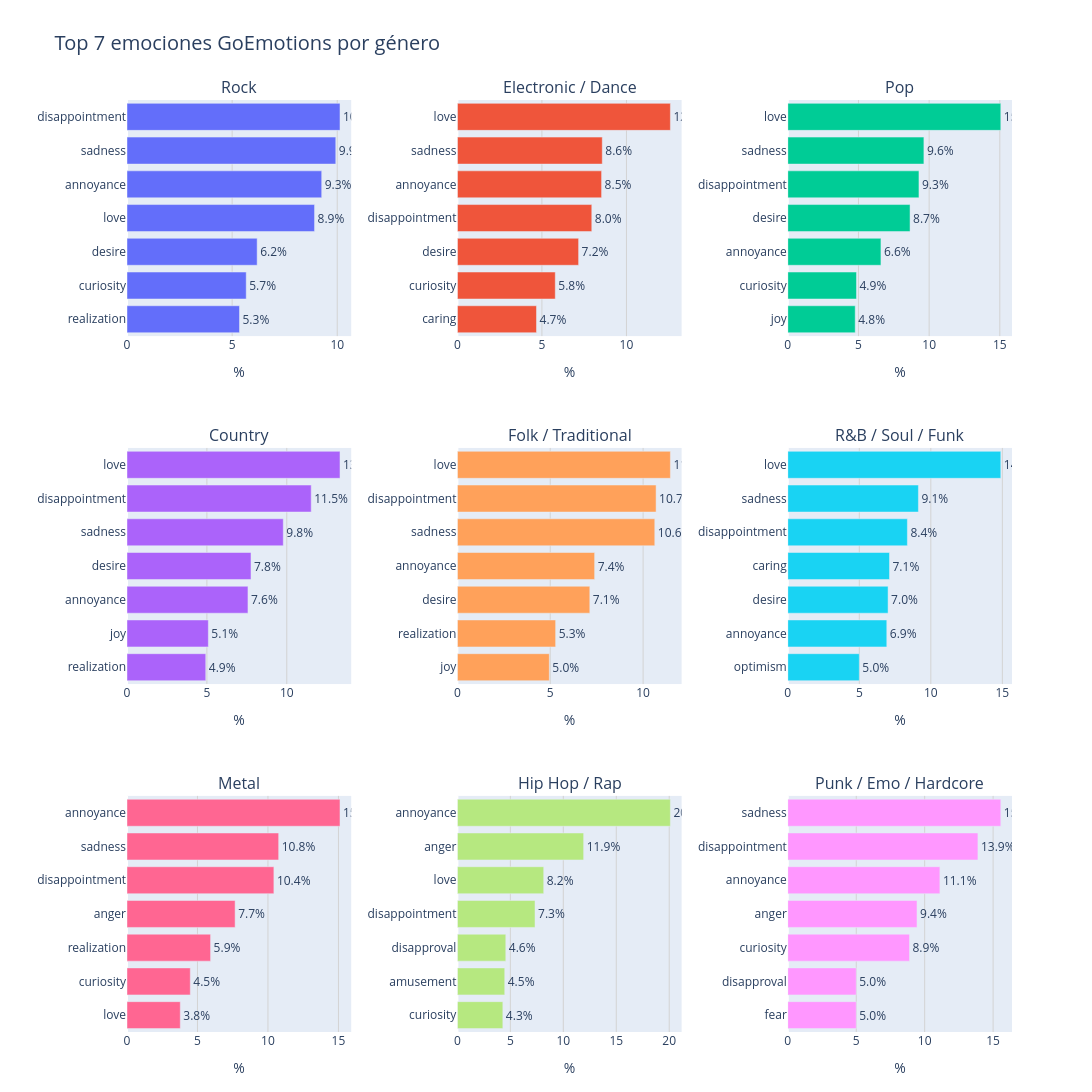

Source (notebook cell):
### Markdown cell above
#### **4.4. Emociones predominantes por género**

Este panel compuesto por múltiples subgráficos ilustra las 5 emociones predominantes del modelo GoEmotions para nueve géneros musicales específicos. Mediante barras horizontales, detalla el porcentaje exacto de cada emoción dentro de estilos como el Rock, Pop o Metal. Esta vista facilita la comparación directa, revelando rápidamente el perfil emocional complejo y los matices sentimentales únicos que caracterizan a cada género musical.

### Code cell
# ============================================================
# 5. GoEmotions por género
# ============================================================


pio.renderers.default = "vscode"

# ------------------------------------------------------------
# Configuración
# ------------------------------------------------------------

target_genres = [
    "Rock",
    "Electronic / Dance",
    "Pop",
    "Country",
    "Folk / Traditional",
    "R&B / Soul / Funk",
    "Metal",
    "Hip Hop / Rap",
    "Punk / Emo / Hardcore"
]

TOP_N = 7

# ------------------------------------------------------------
# Detectar columnas de GoEmotions
# ------------------------------------------------------------

goemotion_pct_cols = [
    col for col in genre_goemotions_final.columns
    if col.startswith("pct_go_")
]

# Crear dataframe largo
plot_long = genre_goemotions_final[
    ["genre"] + goemotion_pct_cols
].copy()

plot_long = plot_long[plot_long["genre"].isin(target_genres)].copy()

plot_long = plot_long.melt(
    id_vars="genre",
    value_vars=goemotion_pct_cols,
    var_name="emotion",
    value_name="percentage"
)

plot_long["emotion"] = plot_long["emotion"].str.replace("pct_go_", "", regex=False)


# ============================================================
# Mostrar con Plotly
# ============================================================

fig_plotly = make_subplots(
    rows=3,
    cols=3,
    subplot_titles=target_genres,
    horizontal_spacing=0.12,
    vertical_spacing=0.12
)

for i, genre_name in enumerate(target_genres):
    row = i // 3 + 1
    col = i % 3 + 1

    genre_data = plot_long[plot_long["genre"] == genre_name].copy()

    genre_data = genre_data.sort_values("percentage", ascending=False).head(TOP_N)
    genre_data = genre_data.sort_values("percentage", ascending=True)

    fig_plotly.add_trace(
        go.Bar(
            x=genre_data["percentage"],
            y=genre_data["emotion"],
            orientation="h",
            text=[f"{v:.1f}%" for v in genre_data["percentage"]],
            textposition="outside",
            showlegend=False
        ),
        row=row,
        col=col
    )

    fig_plotly.update_xaxes(
        title_text="%",
        showgrid=True,
        gridcolor="lightgray",
        row=row,
        col=col
    )

    fig_plotly.update_yaxes(
        title_text="",
        row=row,
        col=col
    )

fig_plotly.update_layout(
    width=1400,
    height=1100,
    title=dict(
        text=f"Top {TOP_N} emociones GoEmotions por género",
        font=dict(size=20)
    ),
    margin=dict(l=80, r=80, t=100, b=60)
)

fig_plotly.show()

### Figure 1 — Plotly figure (JSON) as saved in the notebook; plotly's stock layout.template omitted (floating-point values rounded to 4 significant figures)
{"data": [{"orientation": "h", "showlegend": false, "text": ["5.3%", "5.7%", "6.2%", "8.9%", "9.3%", "9.9%", "10.1%"], "textposition": "outside", "type": "bar", "x": [5.35, 5.67, 6.19, 8.92, 9.26, 9.93, 10.13], "xaxis": "x", "y": ["realization", "curiosity", "desire", "love", "annoyance", "sadness", "disappointment"], "yaxis": "y"}, {"orientation": "h", "showlegend": false, "text": ["4.7%", "5.8%", "7.2%", "8.0%", "8.5%", "8.6%", "12.6%"], "textposition": "outside", "type": "bar", "x": [4.68, 5.79, 7.17, 7.95, 8.53, 8.57, 12.6], "xaxis": "x2", "y": ["caring", "curiosity", "desire", "disappointment", "annoyance", "sadness", "love"], "yaxis": "y2"}, {"orientation": "h", "showlegend": false, "text": ["4.8%", "4.9%", "6.6%", "8.7%", "9.3%", "9.6%", "15.1%"], "textposition": "outside", "type": "bar", "x": [4.77, 4.86, 6.59, 8.65, 9.28, 9.63, 15.07], "xaxis": "x3", "y": ["joy", "curiosity", "annoyance", "desire", "disappointment", "sadness", "love"], "yaxis": "y3"}, {"orientation": "h", "showlegend": false, "text": ["4.9%", "5.1%", "7.6%", "7.8%", "9.8%", "11.5%", "13.3%"], "textposition": "outside", "type": "bar", "x": [4.93, 5.09, 7.57, 7.76, 9.78, 11.53, 13.33], "xaxis": "x4", "y": ["realization", "joy", "annoyance", "desire", "sadness", "disappointment", "love"], "yaxis": "y4"}, {"orientation": "h", "showlegend": false, "text": ["5.0%", "5.3%", "7.1%", "7.4%", "10.6%", "10.7%", "11.5%"], "textposition": "outside", "type": "bar", "x": [4.95, 5.29, 7.13, 7.39, 10.63, 10.7, 11.47], "xaxis": "x5", "y": ["joy", "realization", "desire", "annoyance", "sadness", "disappointment", "love"], "yaxis": "y5"}, {"orientation": "h", "showlegend": false, "text": ["5.0%", "6.9%", "7.0%", "7.1%", "8.4%", "9.1%", "14.9%"], "textposition": "outside", "type": "bar", "x": [5.0, 6.92, 7.01, 7.11, 8.36, 9.13, 14.89], "xaxis": "x6", "y": ["optimism", "annoyance", "desire", "caring", "disappointment", "sadness", "love"], "yaxis": "y6"}, {"orientation": "h", "showlegend": false, "text": ["3.8%", "4.5%", "5.9%", "7.7%", "10.4%", "10.8%", "15.1%"], "textposition": "outside", "type": "bar", "x": [3.78, 4.49, 5.93, 7.67, 10.42, 10.76, 15.11], "xaxis": "x7", "y": ["love", "curiosity", "realization", "anger", "disappointment", "sadness", "annoyance"], "yaxis": "y7"}, {"orientation": "h", "showlegend": false, "text": ["4.3%", "4.5%", "4.6%", "7.3%", "8.2%", "11.9%", "20.1%"], "textposition": "outside", "type": "bar", "x": [4.29, 4.47, 4.57, 7.33, 8.15, 11.92, 20.11], "xaxis": "x8", "y": ["curiosity", "amusement", "disapproval", "disappointment", "love", "anger", "annoyance"], "yaxis": "y8"}, {"orientation": "h", "showlegend": false, "text": ["5.0%", "5.0%", "8.9%", "9.4%", "11.1%", "13.9%", "15.6%"], "textposition": "outside", "type": "bar", "x": [5.0, 5.0, 8.89, 9.44, 11.11, 13.89, 15.56], "xaxis": "x9", "y": ["fear", "disapproval", "curiosity", "anger", "annoyance", "disappointment", "sadness"], "yaxis": "y9"}], "layout": {"annotations": [{"font": {"size": 16}, "showarrow": false, "text": "Rock", "x": 0.1267, "xanchor": "center", "xref": "paper", "y": 1, "yanchor": "bottom", "yref": "paper"}, {"font": {"size": 16}, "showarrow": false, "text": "Electronic / Dance", "x": 0.5, "xanchor": "center", "xref": "paper", "y": 1, "yanchor": "bottom", "yref": "paper"}, {"font": {"size": 16}, "showarrow": false, "text": "Pop", "x": 0.8733, "xanchor": "center", "xref": "paper", "y": 1, "yanchor": "bottom", "yref": "paper"}, {"font": {"size": 16}, "showarrow": false, "text": "Country", "x": 0.1267, "xanchor": "center", "xref": "paper", "y": 0.6267, "yanchor": "bottom", "yref": "paper"}, {"font": {"size": 16}, "showarrow": false, "text": "Folk / Traditional", "x": 0.5, "xanchor": "center", "xref": "paper", "y": 0.6267, "yanchor": "bottom", "yref": "paper"}, {"font": {"size": 16}, "showarrow": false, "text": "R&B / Soul / Funk", "x": 0.8733, "xanchor": "center", "xref": "paper", "y": 0.6267, "yanchor": "bottom", "yref": "paper"}, {"font": {"size": 16}, "showarrow": false, "text": "Metal", "x": 0.1267, "xanchor": "center", "xref": "paper", "y": 0.2533, "yanchor": "bottom", "yref": "paper"}, {"font": {"size": 16}, "showarrow": false, "text": "Hip Hop / Rap", "x": 0.5, "xanchor": "center", "xref": "paper", "y": 0.2533, "yanchor": "bottom", "yref": "paper"}, {"font": {"size": 16}, "showarrow": false, "text": "Punk / Emo / Hardcore", "x": 0.8733, "xanchor": "center", "xref": "paper", "y": 0.2533, "yanchor": "bottom", "yref": "paper"}], "height": 1100, "margin": {"b": 60, "l": 80, "r": 80, "t": 100}, "title": {"font": {"size": 20}, "text": "Top 7 emociones GoEmotions por género"}, "width": 1400, "xaxis": {"anchor": "y", "domain": [0, 0.2533], "gridcolor": "lightgray", "showgrid": true, "title": {"text": "%"}}, "xaxis2": {"anchor": "y2", "domain": [0.3733, 0.6267], "gridcolor": "lightgray", "showgrid": true, "title": {"text": "%"}}, "xaxis3": {"anchor": "y3", "domain": [0.7467, 1], "gridcolor": "lightgray", "showgrid": true, "title": {"text": "%"}}, "xaxis4": {"anchor": "y4", "domain": [0, 0.2533], "gridcolor": "lightgray", "showgrid": true, "title": {"text": "%"}}, "xaxis5": {"anchor": "y5", "domain": [0.3733, 0.6267], "gridcolor": "lightgray", "showgrid": true, "title": {"text": "%"}}, "xaxis6": {"anchor": "y6", "domain": [0.7467, 1], "gridcolor": "lightgray", "showgrid": true, "title": {"text": "%"}}, "xaxis7": {"anchor": "y7", "domain": [0, 0.2533], "gridcolor": "lightgray", "showgrid": true, "title": {"text": "%"}}, "xaxis8": {"anchor": "y8", "domain": [0.3733, 0.6267], "gridcolor": "lightgray", "showgrid": true, "title": {"text": "%"}}, "xaxis9": {"anchor": "y9", "domain": [0.7467, 1], "gridcolor": "lightgray", "showgrid": true, "title": {"text": "%"}}, "yaxis": {"anchor": "x", "domain": [0.7467, 1], "title": {"text": ""}}, "yaxis2": {"anchor": "x2", "domain": [0.7467, 1], "title": {"text": ""}}, "yaxis3": {"anchor": "x3", "domain": [0.7467, 1], "title": {"text": ""}}, "yaxis4": {"anchor": "x4", "domain": [0.3733, 0.6267], "title": {"text": ""}}, "yaxis5": {"anchor": "x5", "domain": [0.3733, 0.6267], "title": {"text": ""}}, "yaxis6": {"anchor": "x6", "domain": [0.3733, 0.6267], "title": {"text": ""}}, "yaxis7": {"anchor": "x7", "domain": [0, 0.2533], "title": {"text": ""}}, "yaxis8": {"anchor": "x8", "domain": [0, 0.2533], "title": {"text": ""}}, "yaxis9": {"anchor": "x9", "domain": [0, 0.2533], "title": {"text": ""}}}}
